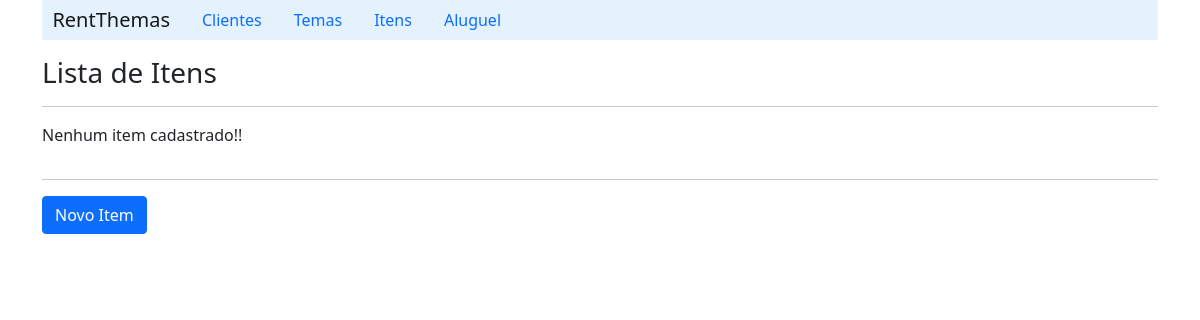
The page /listItem/ on the database as committed earlier.
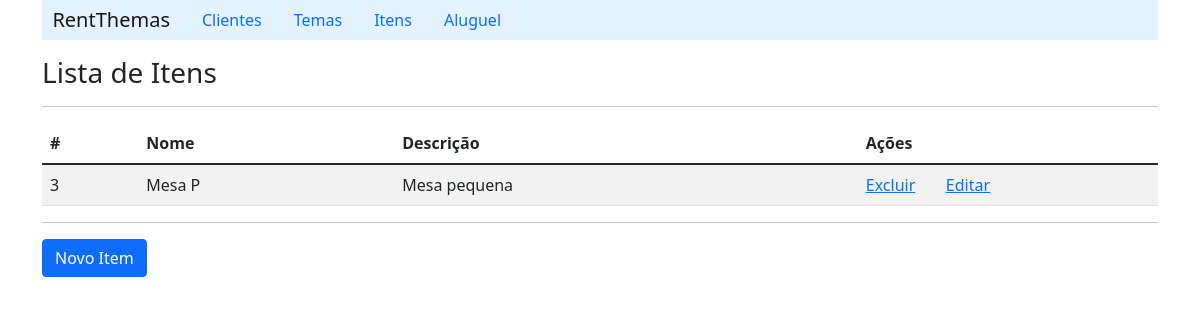
The same page on the database as committed later.
### api/models.py (models this page shows)
class Item(models.Model):
    name = models.CharField(max_length=100)
    description = models.CharField(max_length=200)

### api/views.py (the view)
# urls.py: path('listItem/', itemview.listItem),
    def listItem(self, request):
        return self.itemDAO.listItem(request)

### api/daos.py (called while the page is built)
    def listItem(self, request):
        item_list = Item.objects.all()
        context = {'item_list': item_list}
        return render(request, 'item/listItem.html', context)

### api/templates/item/listItem.html (shortened to what this page needs)
{% extends "index.html" %}
    {% block content %}
        <h3>Lista de Itens</h3>
        <hr>
        <table class="table table-striped">
            {% if item_list %}
            <thead>
                <tr>
                    <th scope="col">#</th>
                    <th scope="col">Nome</th>
                    <th scope="col">Descrição</th>
                    <th scope="col">Ações</th>
                    <th scope="col"></th>
                </tr>
            </thead>
                {% for item in item_list%}
                    <tr>
                        <td>{{item.id}}</td>
                        <td>{{item.name}}</td>
                        <td>{{item.description}}</td>
                        <td width='80'><a href="/deleteItem/{{item.id}}">Excluir</a></td>
                        <td><a href="/detailItem/{{item.id}}">Editar</a></td>
                    </tr>
                {% endfor %}
            {% else %}
                <p>Nenhum item cadastrado!!</p>
            {%endif%}
        </table>
        <hr>
        <a class="btn btn-primary" href="/formItem">Novo Item</a>
    {% endblock %}

### api/templates/index.html (shortened to what this page needs)
{% load static %}
<!DOCTYPE html>
<html lang="pt-br">
<head>
    <link rel="stylesheet" href="https://cdn.jsdelivr.net/npm/bootstrap@5.1.1/dist/css/bootstrap.min.css">
    <link rel="stylesheet" href="https://pro.fontawesome.com/releases/v5.10.0/css/all.css"/>
</head>
<body>
    <div id="sidebar" class="container"  style="margin-top: 0;">
        <div>
            <nav class="nav navbar-light" style="background-color: #e3f2fd;">
                <a class="navbar-brand" href="/">&nbsp; RentThemas</a>
                <a class="nav-link" href="/listClient">Clientes</a>
                <a class="nav-link" href="/listTheme">Temas</a>
                <a class="nav-link" href="/listItem">Itens</a>
                <a class="nav-link" href="/listRent">Aluguel</a>
            </nav>
        </div>
    </div>
    <div id="content" class="container">
        {% block content %}
        {% endblock %}
    </div>
</body>
</html>

Rows that differ between the two databases and show on the page:
added Item: id "3", name "Mesa P", description "Mesa pequena"
Other text that changed with them:
text no longer shown: "Nenhum item cadastrado!!"
text now shown: "# Nome Descrição Ações"
